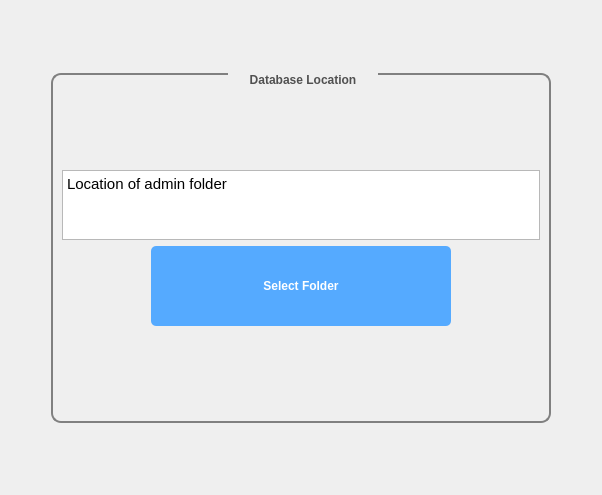
     <widget class="QWidget" name="tabAdmin">
      <attribute name="title">
       <string>Folder</string>
      </attribute>
      <layout class="QVBoxLayout" name="verticalLayout_14">
       <item>
        <layout class="QHBoxLayout" name="horizontalLayout_14">
         <item>
          <spacer name="horizontalSpacer_14">
           <property name="orientation">
            <enum>Qt::Horizontal</enum>
           </property>
           <property name="sizeHint" stdset="0">
            <size>
             <width>40</width>
             <height>20</height>
            </size>
           </property>
          </spacer>
         </item>
         <item>
          <layout class="QVBoxLayout" name="verticalLayout_4">
           <item>
            <spacer name="verticalSpacer_5">
             <property name="orientation">
              <enum>Qt::Vertical</enum>
             </property>
             <property name="sizeHint" stdset="0">
              <size>
               <width>20</width>
               <height>62</height>
              </size>
             </property>
            </spacer>
           </item>
           <item>
            <widget class="QGroupBox" name="groupBox_3">
             <property name="minimumSize">
              <size>
               <width>500</width>
               <height>350</height>
              </size>
             </property>
             <property name="maximumSize">
              <size>
               <width>500</width>
               <height>350</height>
              </size>
             </property>
             <property name="styleSheet">
              <string notr="true">QGroupBox {
    border: 2px solid gray;
    border-radius: 10px;
    margin-top: 2ex; /* leave space at the top for the title */
color:rgb(80, 80, 80);
font: 11pt &quot;Segoe UI&quot;;
font: bold;
}

QGroupBox::title {
    subcontrol-origin: margin;
    subcontrol-position: top centre; /* position at the top center */
    padding: 0 20px;
}</string>
             </property>
             <property name="title">
              <string>Database Location</string>
             </property>
             <layout class="QVBoxLayout" name="verticalLayout_5">
              <item>
               <spacer name="verticalSpacer_3">
                <property name="orientation">
                 <enum>Qt::Vertical</enum>
                </property>
                <property name="sizeHint" stdset="0">
                 <size>
                  <width>20</width>
                  <height>6</height>
                 </size>
                </property>
               </spacer>
              </item>
              <item>
               <widget class="QTextBrowser" name="textAdminPanel_DisplayDatabaseFolder">
                <property name="minimumSize">
                 <size>
                  <width>300</width>
                  <height>70</height>
                 </size>
                </property>
                <property name="maximumSize">
                 <size>
                  <width>16777215</width>
                  <height>70</height>
                 </size>
                </property>
                <property name="html">
                 <string>&lt;!DOCTYPE HTML PUBLIC &quot;-//W3C//DTD HTML 4.0//EN&quot; &quot;http://www.w3.org/TR/REC-html40/strict.dtd&quot;&gt;
&lt;html&gt;&lt;head&gt;&lt;meta name=&quot;qrichtext&quot; content=&quot;1&quot; /&gt;&lt;style type=&quot;text/css&quot;&gt;
p, li { white-space: pre-wrap; }
&lt;/style&gt;&lt;/head&gt;&lt;body style=&quot; font-family:'MS Shell Dlg 2'; font-size:8.25pt; font-weight:400; font-style:normal;&quot;&gt;
&lt;p style=&quot; margin-top:0px; margin-bottom:0px; margin-left:0px; margin-right:0px; -qt-block-indent:0; text-indent:0px;&quot;&gt;&lt;span style=&quot; font-size:11pt;&quot;&gt;Location of admin folder&lt;/span&gt;&lt;/p&gt;
&lt;p style=&quot;-qt-paragraph-type:empty; margin-top:0px; margin-bottom:0px; margin-left:0px; margin-right:0px; -qt-block-indent:0; text-indent:0px; font-size:11pt;&quot;&gt;&lt;br /&gt;&lt;/p&gt;&lt;/body&gt;&lt;/html&gt;</string>
                </property>
               </widget>
              </item>
              <item>
               <layout class="QHBoxLayout" name="horizontalLayout_6">
                <item>
                 <spacer name="horizontalSpacer_6">
                  <property name="orientation">
                   <enum>Qt::Horizontal</enum>
                  </property>
                  <property name="sizeHint" stdset="0">
                   <size>
                    <width>40</width>
                    <height>20</height>
                   </size>
                  </property>
                 </spacer>
                </item>
                <item>
                 <widget class="QPushButton" name="buttonAdminPanel_SelectDatabaseFolder">
                  <property name="minimumSize">
                   <size>
                    <width>300</width>
                    <height>80</height>
                   </size>
                  </property>
                  <property name="maximumSize">
                   <size>
                    <width>300</width>
                    <height>80</height>
                   </size>
                  </property>
                  <property name="styleSheet">
                   <string notr="true">QPushButton{	
background-color :rgb(85, 170, 255);
color:rgb(255, 255, 255);
font: 11pt &quot;Segoe UI&quot;;
font: bold;
border-radius: 5px;}

QPushButton::pressed{background-color :rgb(50, 50,50);}</string>
                  </property>
                  <property name="text">
                   <string>Select Folder</string>
                  </property>
                 </widget>
                </item>
                <item>
                 <spacer name="horizontalSpacer_13">
                  <property name="orientation">
                   <enum>Qt::Horizontal</enum>
                  </property>
                  <property name="sizeHint" stdset="0">
                   <size>
                    <width>40</width>
                    <height>20</height>
                   </size>
                  </property>
                 </spacer>
                </item>
               </layout>
              </item>
              <item>
               <spacer name="verticalSpacer_4">
                <property name="orientation">
                 <enum>Qt::Vertical</enum>
                </property>
                <property name="sizeHint" stdset="0">
                 <size>
                  <width>20</width>
                  <height>82</height>
                 </size>
                </property>
               </spacer>
              </item>
             </layout>
            </widget>
           </item>
           <item>
            <spacer name="verticalSpacer_6">
             <property name="orientation">
              <enum>Qt::Vertical</enum>
             </property>
             <property name="sizeHint" stdset="0">
              <size>
               <width>20</width>
               <height>61</height>
              </size>
             </property>
            </spacer>
           </item>
          </layout>
         </item>
         <item>
          <spacer name="horizontalSpacer_15">
           <property name="orientation">
            <enum>Qt::Horizontal</enum>
           </property>
           <property name="sizeHint" stdset="0">
            <size>
             <width>40</width>
             <height>20</height>
            </size>
           </property>
          </spacer>
         </item>
        </layout>
       </item>
      </layout>
     </widget>
